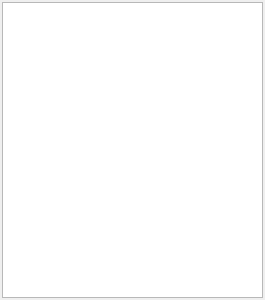
<?xml version="1.0" encoding="UTF-8"?>
<ui version="4.0">
 <class>ObjectTypeListPanel</class>
 <widget class="QWidget" name="ObjectTypeListPanel">
  <property name="geometry">
   <rect>
    <x>0</x>
    <y>0</y>
    <width>265</width>
    <height>300</height>
   </rect>
  </property>
  <property name="sizePolicy">
   <sizepolicy hsizetype="Expanding" vsizetype="Expanding">
    <horstretch>0</horstretch>
    <verstretch>0</verstretch>
   </sizepolicy>
  </property>
  <property name="windowTitle">
   <string>Form</string>
  </property>
  <layout class="QVBoxLayout" name="verticalLayout">
   <property name="spacing">
    <number>4</number>
   </property>
   <property name="margin">
    <number>2</number>
   </property>
   <item>
    <widget class="QListWidget" name="mList">
     <property name="selectionMode">
      <enum>QAbstractItemView::MultiSelection</enum>
     </property>
     <property name="sortingEnabled">
      <bool>true</bool>
     </property>
    </widget>
   </item>
  </layout>
 </widget>
 <resources/>
 <connections/>
</ui>
